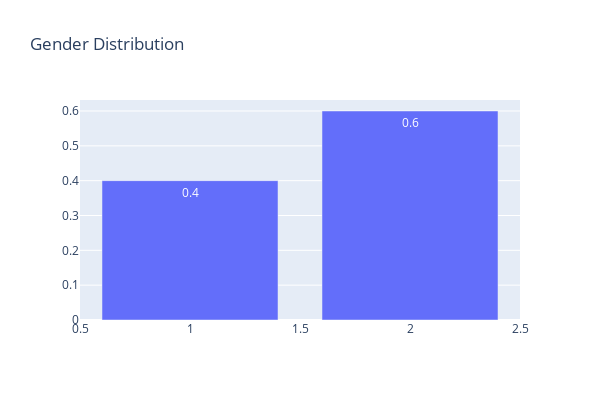

This figure's notebook cell:
### Code cell
data = [go.Bar(
            x=temp.index,
            y= np.round(temp.values/temp.values.sum(),2),
            text = np.round(temp.values/temp.values.sum(),2),
            textposition = 'auto',
    )]
layout = go.Layout(
    autosize=False,
    width=600,
    height=400,title = "Gender Distribution",
)

fig = go.Figure(data=data, layout=layout)
iplot(fig)
del temp

### Figure 1 — Plotly figure (JSON) as saved in the notebook; plotly's stock layout.template omitted (floating-point values rounded to 4 significant figures)
{"data": [{"text": [0.6, 0.4], "textposition": "auto", "type": "bar", "x": [2, 1], "y": [0.6, 0.4]}], "layout": {"autosize": false, "height": 400, "title": {"text": "Gender Distribution"}, "width": 600}}
